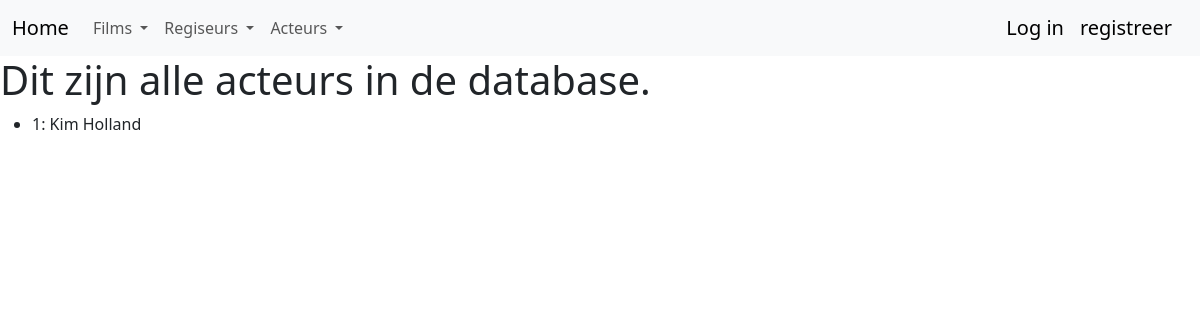
The page /lisacteurs on the database as committed earlier.
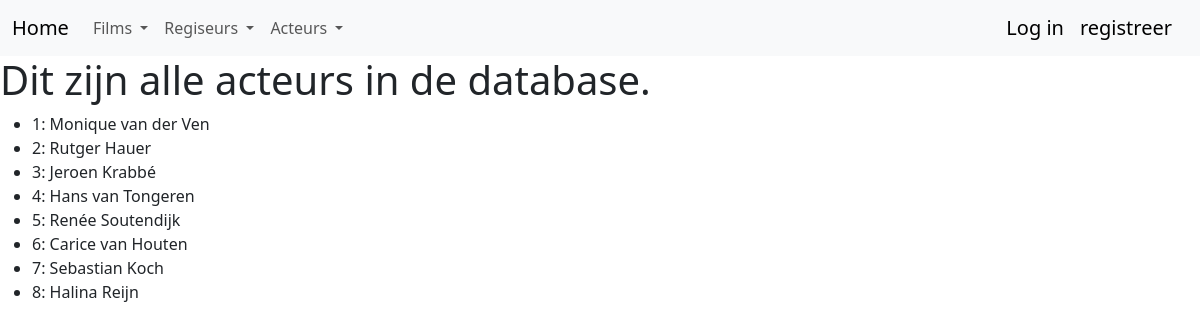
The same page on the database as committed later.
### myproject/models.py (models this page shows, shortened)
class Acteur(db.Model):
    __tablename__ = 'acteur'
    id = db.Column(db.Integer,primary_key=True,autoincrement=True)
    voornaam = db.Column(db.Text)
    achternaam = db.Column(db.Text)
    def __repr__(self):
        return f"{self.id}: {self.voornaam} {self.achternaam}"

### app.py (the view)
@app.route('/lisacteurs')
def list_acteurs():
    acteurs = Acteur.query.all()
    return render_template('listacteurs.html', acteurs = acteurs)

### myproject/templates/listacteurs.html
{% extends "base.html" %}
{% block content %}
<div class="jumbotron">
  <h1>Dit zijn alle acteurs in de database.</h1>
  <ul>
    {% for acteur in acteurs  %}
    <li>{{acteur}}</li>
    {% endfor %}
  </ul>
</div>
{% endblock %}

Rows that differ between the two databases and show on the page:
changed Acteur: id+voornaam+achternaam "1: Kim Holland" → "1: Monique van der Ven"
added Acteur: id+voornaam+achternaam "2: Rutger Hauer"
added Acteur: id+voornaam+achternaam "3: Jeroen Krabbé"
added Acteur: id+voornaam+achternaam "4: Hans van Tongeren"
added Acteur: id+voornaam+achternaam "5: Renée Soutendijk"
added Acteur: id+voornaam+achternaam "6: Carice van Houten"
added Acteur: id+voornaam+achternaam "7: Sebastian Koch"
added Acteur: id+voornaam+achternaam "8: Halina Reijn"
